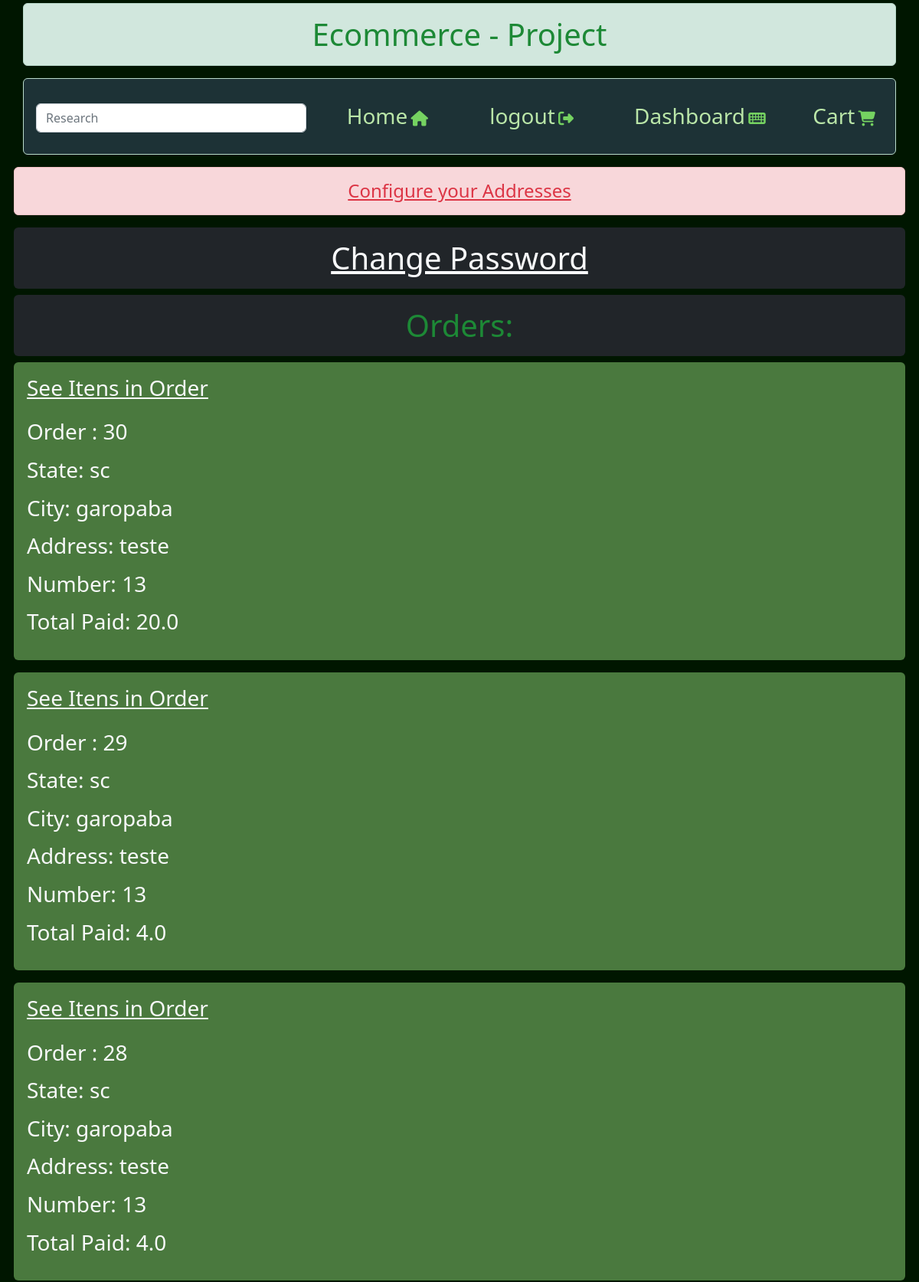
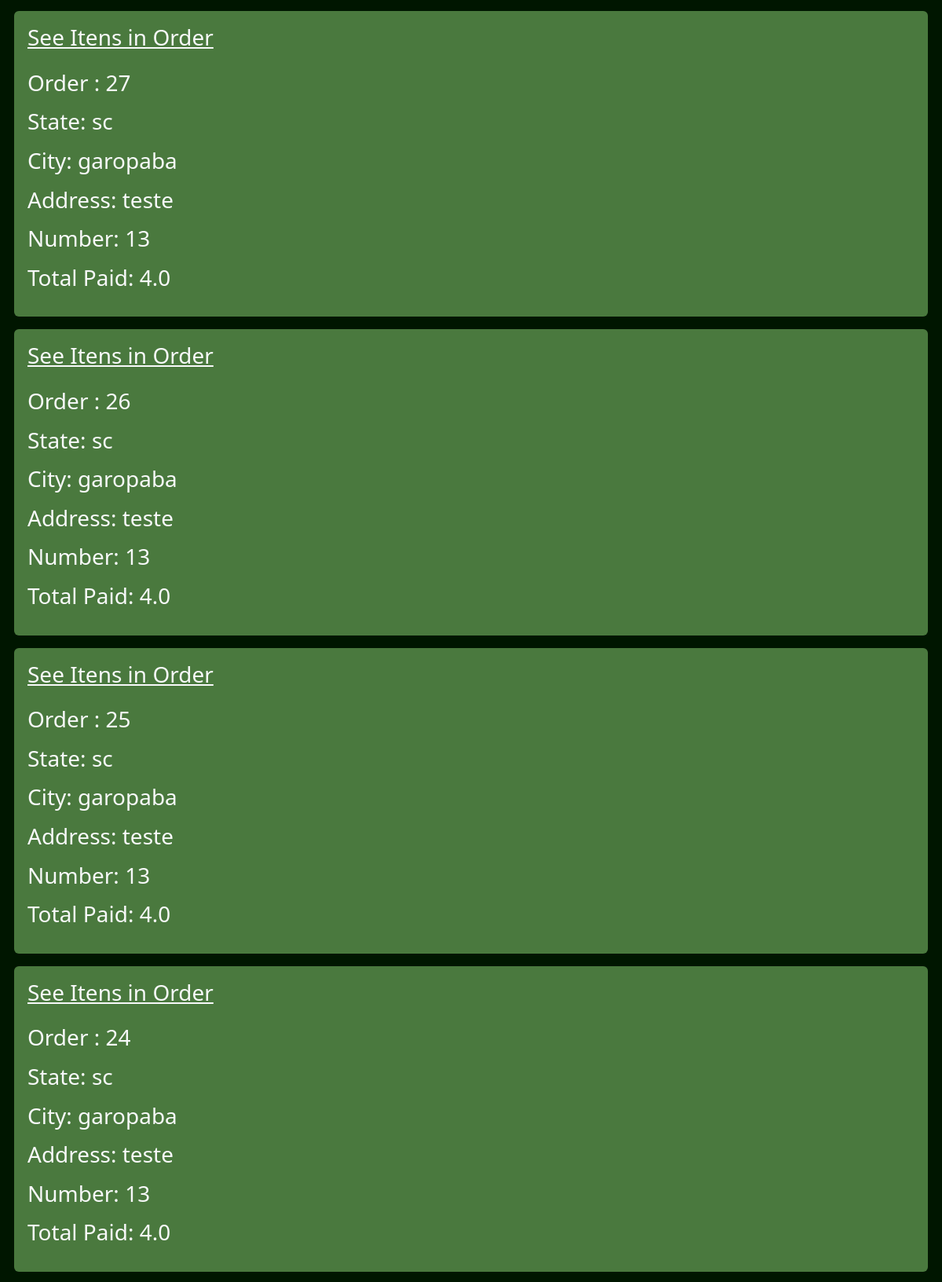
Page /account/dashboard/ (signed in, upper part) on the committed database (2 pictures, top to bottom).
### order/models.py (models this page shows)
class Orders(models.Model):
    STATUS_CHOICES = (('C', 'CREATED'), ('P', 'PAID_TO_DELIEVER'),('D', 'DELIVERED'))
    order = models.ManyToManyField(Order)
    created_at = models.DateField(auto_now_add=True)
    uploaded_at = models.DateField(auto_now=True)
    user = models.ForeignKey(settings.AUTH_USER_MODEL, on_delete=models.CASCADE)
    address = models.ForeignKey(Address,
                                on_delete=models.DO_NOTHING,
                                blank=False,
                                null=False)
    status = models.CharField(max_length=1,
                              choices=STATUS_CHOICES,
                              blank=False,
                              null=False)
    total_paid = models.FloatField()

### account/models.py (models this page shows)
class Address(models.Model):
    user = models.ForeignKey(settings.AUTH_USER_MODEL, on_delete=models.CASCADE)
    address = models.CharField(max_length=255)
    number = models.IntegerField()
    state = models.CharField(max_length=255)
    post_code    = models.CharField(max_length=255)
    city = models.CharField(max_length=255)

### account/views.py (the view)
# urls.py: path('dashboard/', views.dashboard, name='dashboard'),
def dashboard(request):
    if request.user.is_authenticated:
        orders = Orders.objects.filter(user=request.user).order_by('-id')
        return render(request, 'account/dashboard.html', {'orders': orders})
    else:
        return redirect('account:login')

### templates/account/dashboard.html (shortened to what this page needs)
{% extends 'base.html'%}
{% block content %}
<div class="col-12 h4 alert alert-danger text-center" role="alert">
    <a class="text-danger" href="{% url 'account:address' %}">Configure your Addresses</a>
</div>
<div class="col-12 h4 p-0">
    <h1 class="pt-3 pb-3 text-center bg-dark rounded"><a class="text-light" href="{% url 'account:update'%}">Change Password</a></h1>
    <h1 class="text_color_h1 pt-3 pb-3 text-center bg-dark rounded">Orders:</h1>
    {% for order in orders %}
      <div class="alert h3 main_css text-light" role="alert">
          <a class="text-light" href="{% url 'order:order_info' order.id %}"> See Itens in Order</a>
          <p class="mt-4">Order  : {{order.id}}</p>
          <p>State: {{order.address.state}} </p>
          <p>City: {{order.address.city}} </p>
          <p>Address: {{order.address.address}} </p>
          <p>Number: {{order.address.number}} </p>
          <p>Total Paid: {{order.total_paid}}</p>
      </div>
    {% endfor %}
</div>
{% endblock %}

### static/main.css (style rules this page uses)
body, html { background: #001600!important; }
.main_css { background: #4a793e!important; }
.text_color_h1 { color: #1d8936 !important; }

### rows in the picture
Orders: id "30", address.state "sc", address.city "garopaba", address.address "teste", address.number "13", total_paid "20.0"
Orders: id "29", address.state "sc", address.city "garopaba", address.address "teste", address.number "13", total_paid "4.0"
Orders: id "28", address.state "sc", address.city "garopaba", address.address "teste", address.number "13", total_paid "4.0"
Orders: id "27", address.state "sc", address.city "garopaba", address.address "teste", address.number "13", total_paid "4.0"
Orders: id "26", address.state "sc", address.city "garopaba", address.address "teste", address.number "13", total_paid "4.0"
Orders: id "25", address.state "sc", address.city "garopaba", address.address "teste", address.number "13", total_paid "4.0"
Orders: id "24", address.state "sc", address.city "garopaba", address.address "teste", address.number "13", total_paid "4.0"
